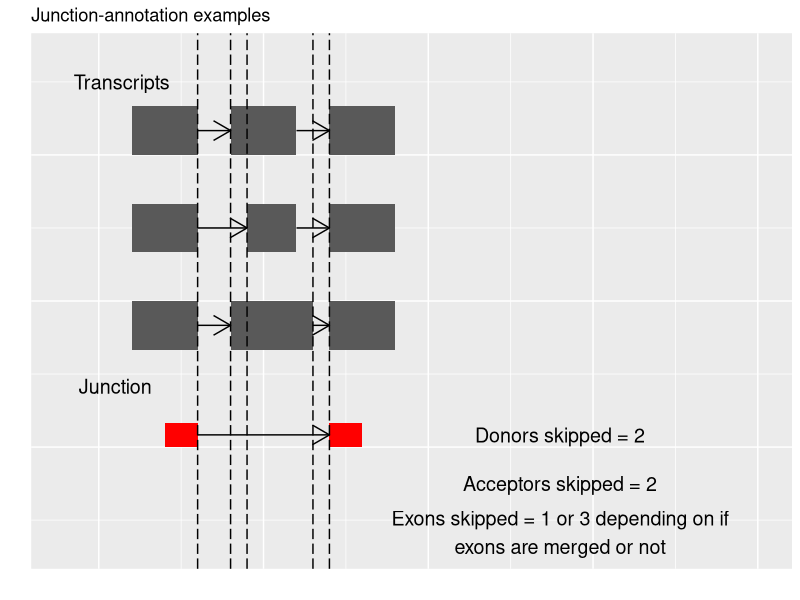
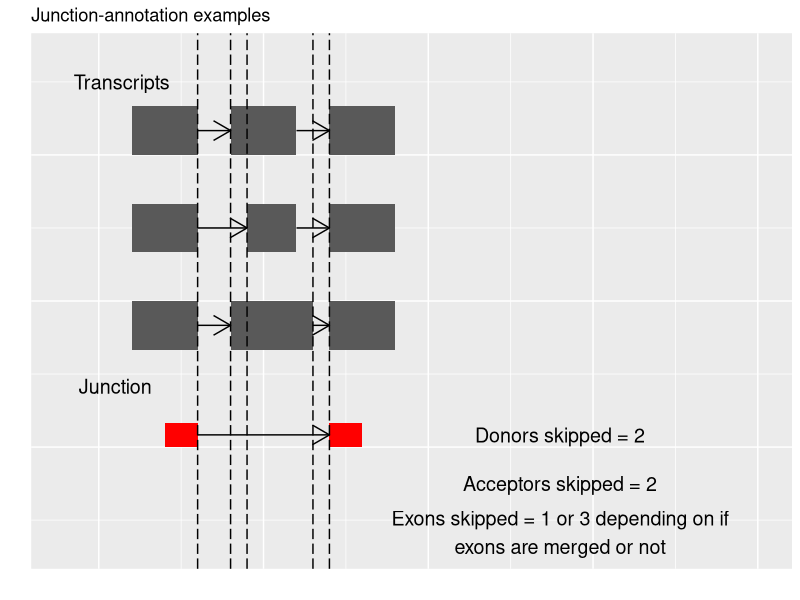

R code for these plots, in order:
#! /usr/bin/Rscript

library(ggplot2)
library(grid)

#https://stackoverflow.com/questions/25106508/ggplot2-is-there-an-easy-way-to-wrap-annotation-text
wrapper <- function(x, ...) paste(strwrap(x, ...), collapse = "\n")

#Setup plot skeleton
p <- ggplot() + ylim(10, 110) + xlim(-10, 200) + theme(axis.text = element_blank()) + xlab("") + ylab("")+ theme(axis.ticks = element_blank()) + ggtitle("Junction-annotation examples")

#Topmost transcript
p <- p + geom_rect(aes(xmin = 10, ymin = 90, xmax = 30, ymax = 100)) + geom_rect(aes(xmin = 40, ymin = 90, xmax = 60, ymax = 100)) + geom_rect(aes(xmin = 70, ymin = 90, xmax = 90, ymax = 100)) + geom_segment(aes(x = 30, y = 95, xend = 40, yend = 95), arrow = arrow(length = unit(0.5, "cm"))) + geom_segment(aes(x = 60, y = 95, xend = 70, yend = 95), arrow = arrow(length = unit(0.5, "cm")))
p <- p + geom_rect(aes(xmin = 10, ymin = 70, xmax = 30, ymax = 80)) + geom_rect(aes(xmin = 45, ymin = 70, xmax = 60, ymax = 80)) + geom_rect(aes(xmin = 70, ymin = 70, xmax = 90, ymax = 80)) + geom_segment(aes(x = 30, y = 75, xend = 45, yend = 75), arrow = arrow(length = unit(0.5, "cm"))) + geom_segment(aes(x = 60, y = 75, xend = 70, yend = 75), arrow = arrow(length = unit(0.5, "cm")))
p <- p + geom_rect(aes(xmin = 10, ymin = 50, xmax = 30, ymax = 60)) + geom_rect(aes(xmin = 40, ymin = 50, xmax = 65, ymax = 60)) + geom_rect(aes(xmin = 70, ymin = 50, xmax = 90, ymax = 60)) + geom_segment(aes(x = 30, y = 55, xend = 40, yend = 55), arrow = arrow(length = unit(0.5, "cm"))) + geom_segment(aes(x = 65, y = 55, xend = 70, yend = 55), arrow = arrow(length = unit(0.5, "cm")))

#Plot junctions
p <- p + geom_rect(aes(xmin = 20, ymin = 30, xmax = 30, ymax = 35), fill = "red") + geom_rect(aes(xmin = 70, ymin = 30, xmax = 80, ymax = 35), fill = "red") + geom_segment(aes(x = 30, y = 32.5, xend = 70, yend = 32.5), arrow = arrow(length = unit(0.5, "cm")))

#Add labels
p <- p + annotate("text", label = "Transcripts", x = 7, y = 105, size = 5)
p <- p + annotate("text", label = "Junction", x = 5, y = 42.5, size = 5)
p <- p + annotate("text", label = "Donors skipped = 2", x = 140, y = 32.5, size = 5)
p <- p + annotate("text", label = "Acceptors skipped = 2", x = 140, y = 22.5, size = 5)
p <- p + annotate("text",
                  label = wrapper("Exons skipped = 1 or 3 depending on if exons are merged or not", width = 40),
                  x = 140, y = 12.5, size = 5)


#Add lines to make it clear
p <- p + geom_vline(xintercept = 30, linetype = "longdash") + geom_vline(xintercept = 40, linetype = "longdash") + geom_vline(xintercept = 45, linetype = "longdash")+ geom_vline(xintercept = 65, linetype = "longdash")+ geom_vline(xintercept = 70, linetype = "longdash")

print(p)
ggsave("junction_annotation_examples.png")

